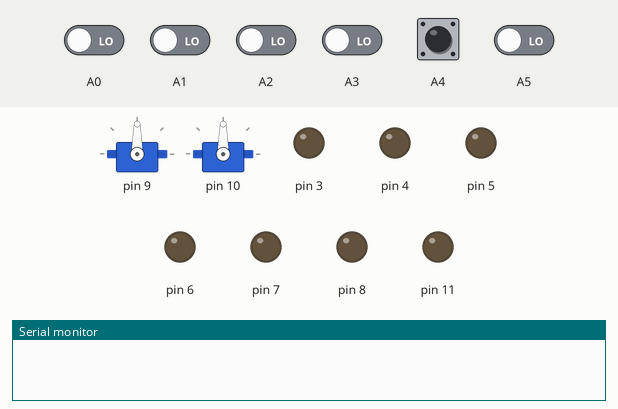
Recording of a sketch running on a simulated Arduino Uno, built with avr-gcc and run on an emulated ATmega328P. Parts: 2 × servo, output pins drawn as LEDs (lit = HIGH), the last lines printed to the serial monitor. The inputs (shaded band) are chosen by the test bench; at power-on: A0–5 LOW.

Above: at 0.8 s.
0.9 s: A4 pulsed HIGH 5 times (0.12 s each, 0.3 s apart)
At 10.3 s:
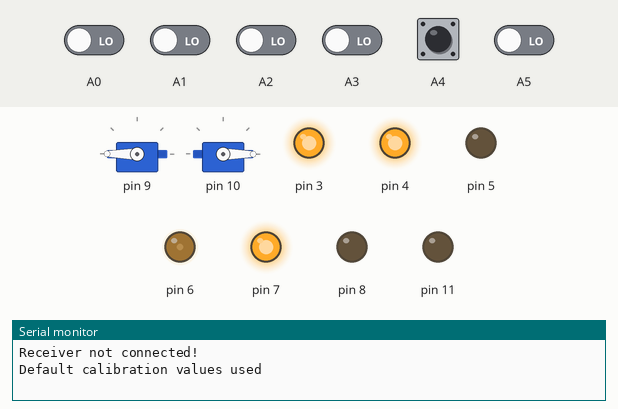
Timing chart, 0 to 11.8 s (numbered marks = the images above; inputs shaded):
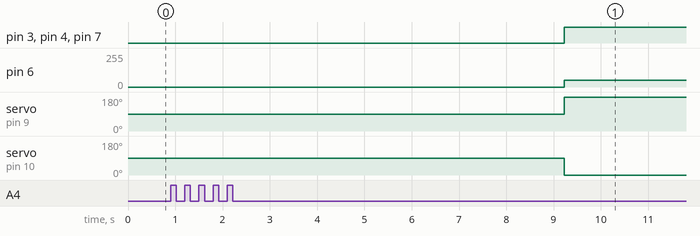

Measured:
- after the input at 0.9 s, pin 3, pin 4, pin 7: LOW → HIGH after 8.3 s; pin 6: 0/255 → 50/255 after 8.3 s; servo on pin 9: 90° → 180° after 8.3 s; servo on pin 10: 90° → 0° after 8.3 s

The sketch:

motor_remote.ino
```cpp
#include <Servo.h>

struct PINS {
  int ENA = 3;
  int ENB = 6;
  int IN1 = 5;
  int IN2 = 4;
  int IN3 = 8;
  int IN4 = 7;
  int SERVO1 = 9;
  int SERVO2 = 10;
  int SERVO3 = 11;
  int CH1 = A0;
  int CH2 = A1;
  int CH3 = A2;
  int CH4 = A3;
  int CH5 = A4;
  int CH6 = A5;
} pins;

struct RAW_CHANNELS {
  int ch1 = 0;
  int ch2 = 0;
  int ch3 = 0;
  int ch4 = 0;
  int ch5 = 0;
  int ch6 = 0;
  int min_ch1 = 3000, min_ch2 = 3000, min_ch3 = 3000, min_ch4 = 3000, min_ch5 = 3000, min_ch6 = 3000;
  int max_ch1 = 0, max_ch2 = 0, max_ch3 = 0, max_ch4 = 0, max_ch5 = 0, max_ch6 = 0;
} raw;

Servo servo1, servo2;

int speed_left = 0;
int speed_right = 0;

const int basespeed = 50;
const int maxspeed = 255;
const float mixer_c = (maxspeed - basespeed) / 500.0;

const float gripperspeed = 0.5;
float gripperfloat = 90;
int val_servo1 = 180;
int val_servo2 = 90;

const float alpha = 0.2;  // Low pass filter constant, tune this for optimal smoothness

int new_ch2, new_ch3, new_ch4, new_ch6;
void read_channels() {
  // Read raw pulse data
  raw.ch1 = pulseIn(pins.CH1, HIGH);  // Direct mapping
  new_ch2 = pulseIn(pins.CH2, HIGH);
  new_ch3 = pulseIn(pins.CH3, HIGH);
  new_ch4 = pulseIn(pins.CH4, HIGH);
  raw.ch5 = pulseIn(pins.CH5, HIGH);  // Direct mapping
  new_ch6 = pulseIn(pins.CH6, HIGH);

  // Apply low pass filter to smooth input values for channels 2, 3, 4, and 6
  raw.ch2 = alpha * new_ch2 + (1 - alpha) * raw.ch2;
  raw.ch3 = alpha * new_ch3 + (1 - alpha) * raw.ch3;
  raw.ch4 = alpha * new_ch4 + (1 - alpha) * raw.ch4;
  raw.ch6 = alpha * new_ch6 + (1 - alpha) * raw.ch6;

  // Directly map channels 1 and 5 without filtering
  // raw.ch1 = new_ch1;
  // raw.ch5 = new_ch5;
}


void calibrate() {
  while (pulseIn(pins.CH5, HIGH) == 0) {
    Serial.println("Receiver not connected! ");
    delay(1000);
  }
  if (pulseIn(pins.CH5, HIGH) < 1800) {
    raw.min_ch1 = -510, raw.min_ch2 = -510, raw.min_ch3 = 990, raw.min_ch4 = 990, raw.min_ch5 = 1000, raw.min_ch6 = 1000;
    raw.max_ch1 = 485, raw.max_ch2 = 485, raw.max_ch3 = 1980, raw.max_ch4 = 1980, raw.max_ch5 = 1970, raw.max_ch6 = 1980;
    Serial.println("Default calibration values used");
    return;
  }

  Serial.println("Caliberating...");

  while (pulseIn(pins.CH5, HIGH) > 1800) {
    read_channels();
    print_channels();
    raw.min_ch1 = min(raw.min_ch1, raw.ch1);
    raw.max_ch1 = max(raw.max_ch1, raw.ch1);
    raw.min_ch2 = min(raw.min_ch2, raw.ch2);
    raw.max_ch2 = max(raw.max_ch2, raw.ch2);
    raw.min_ch3 = min(raw.min_ch3, raw.ch3);
    raw.max_ch3 = max(raw.max_ch3, raw.ch3);
    raw.min_ch4 = min(raw.min_ch4, raw.ch4);
    raw.max_ch4 = max(raw.max_ch4, raw.ch4);
    raw.min_ch5 = min(raw.min_ch5, raw.ch5);
    raw.max_ch5 = max(raw.max_ch5, raw.ch5);
  }


  raw.min_ch1 -= 1500;
  raw.max_ch1 -= 1500;
  raw.min_ch2 -= 1500;
  raw.max_ch2 -= 1500;
  raw.max_ch3 -= 10;
  raw.min_ch3 += 10;

  Serial.println("Caliberated Vales:");
  Serial.println("Min: " + String(raw.min_ch1) + " " + String(raw.min_ch2) + " " + String(raw.min_ch3) + " " + String(raw.min_ch4) + " " + String(raw.min_ch5) + " ");
  Serial.println("Max: " + String(raw.max_ch1) + " " + String(raw.max_ch2) + " " + String(raw.max_ch3) + " " + String(raw.max_ch4) + " " + String(raw.max_ch5) + " ");
}

void print_channels() {
  Serial.print("CH1: ");
  Serial.print(raw.ch1);
  Serial.print(" CH2: ");
  Serial.print(raw.ch2);
  Serial.print(" CH3: ");
  Serial.print(raw.ch3);
  Serial.print(" CH4: ");
  Serial.print(raw.ch4);
  Serial.print(" CH5: ");
  Serial.print(raw.ch5);
  Serial.print(" CH6: ");
  Serial.print(raw.ch6);
  Serial.print(" SL: ");
  Serial.print(speed_left);
  Serial.print(" SR: ");
  Serial.print(speed_right);
  Serial.print(" Servo1: ");
  Serial.print(val_servo1);
  Serial.print(" Servo2: ");
  Serial.print(val_servo2);
  Serial.println();
}

void map_data() {
  // Mapping the motors
  int ch1 = raw.ch4 - 1500;
  int ch2 = raw.ch2 - 1500;

  if (ch1 > -20 and ch1 < 20 and ch2 > -20 and ch2 < 20) {
    speed_left = 0;
    speed_right = 0;
  } else {
    ch1 = (ch1 > 0) ? (ch1 * 500.0) / raw.max_ch1 : (ch1 * (-500.0)) / raw.min_ch1;
    ch2 = (ch2 > 0) ? (ch2 * 500.0) / raw.max_ch2 : (ch2 * (-500.0)) / raw.min_ch2;

    ch1 = max(-500, min(500, ch1));
    ch2 = max(-500, min(500, ch2));

    speed_left = mixer_c * ch1 + mixer_c * ch2;
    speed_right = -mixer_c * ch1 + mixer_c * ch2;

    speed_left += (speed_left > 0) ? basespeed : -basespeed;
    speed_right += (speed_right > 0) ? basespeed : -basespeed;
  }

  speed_left = max(-255, min(255, speed_left));
  speed_right = max(-255, min(255, speed_right));

  // Mapping arm servo
  val_servo1 = map(raw.ch3, raw.min_ch3, raw.max_ch3, 180, 0);
  val_servo1 = max(0, min(180, val_servo1));

  val_servo2 = map(raw.ch6, raw.min_ch6, raw.max_ch6, 0, 180);
  val_servo2 = max(0, min(180, val_servo2));

  // int factor = (raw.ch4-1500)/100;
  // gripperfloat += factor*gripperspeed;
  // gripperfloat = min(180, max(0, gripperfloat));

  // val_servo2 = gripperfloat;


  // Serial.println("Ch1: " + String(raw.ch1) + " " + String(ch1) + " " "Ch2: " + String(raw.ch2) + " " + String(ch2) + " mapped: " + String(speed_left) + " " + String(speed_right));
  // Serial.print("Speed Left: ");
  // Serial.print(speed_left);
  // Serial.print(" Speed Right: ");
  // Serial.print(speed_right);
  // Serial.println();
}

void write_data() {
  if (speed_left > 0) {
    digitalWrite(pins.IN1, HIGH);
    digitalWrite(pins.IN2, LOW);
    analogWrite(pins.ENA, speed_left);
  } else {
    digitalWrite(pins.IN1, LOW);
    digitalWrite(pins.IN2, HIGH);
    analogWrite(pins.ENA, -speed_left);
  }
  if (speed_right > 0) {
    digitalWrite(pins.IN3, HIGH);
    digitalWrite(pins.IN4, LOW);
    analogWrite(pins.ENB, speed_right);
  } else {
    digitalWrite(pins.IN3, LOW);
    digitalWrite(pins.IN4, HIGH);


    analogWrite(pins.ENB, -speed_right);
  }
  servo1.write(val_servo1);
  servo2.write(val_servo2);
}

void setup() {
  pinMode(pins.ENA, OUTPUT);
  pinMode(pins.ENB, OUTPUT);
  pinMode(pins.IN1, OUTPUT);
  pinMode(pins.IN2, OUTPUT);
  pinMode(pins.IN3, OUTPUT);
  pinMode(pins.IN4, OUTPUT);
  pinMode(pins.SERVO1, OUTPUT);
  pinMode(pins.SERVO2, OUTPUT);
  pinMode(pins.SERVO3, OUTPUT);
  pinMode(pins.CH1, INPUT);
  pinMode(pins.CH2, INPUT);
  pinMode(pins.CH3, INPUT);
  pinMode(pins.CH4, INPUT);
  pinMode(pins.CH5, INPUT);
  pinMode(pins.CH6, INPUT);
  Serial.begin(115200);

  servo1.attach(pins.SERVO1);
  servo2.attach(pins.SERVO2);

  calibrate();
}

void loop() {
  read_channels();
  map_data();
  // print_channels();
  write_data();
  // delay(500);

  // delay(5);
}

/*
ch1, 2
990


1985

ch3 985 - 1976
ch4 976 - 1985
*/
```
